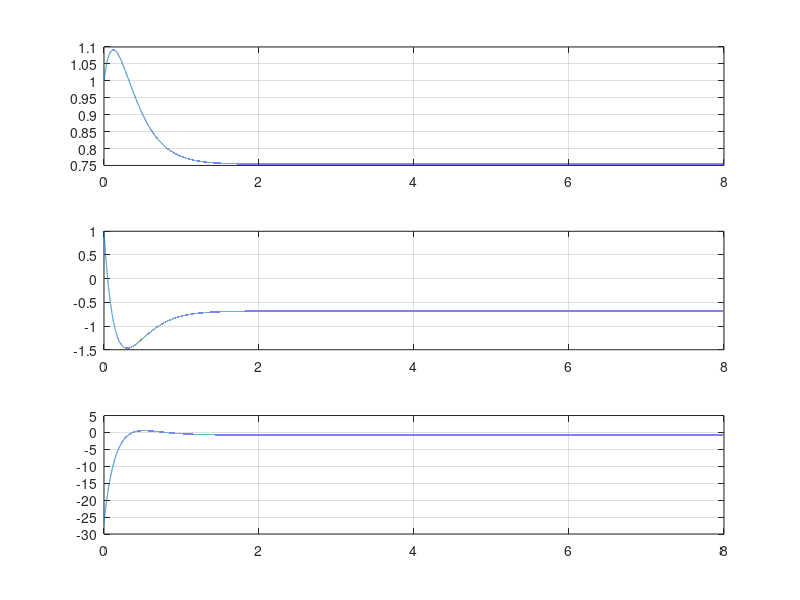

MATLAB code to generate this figure:
% Control backstepping del sistema:
%  x1p = sin(x1) + x2
%  x2p = x1 + u
% Estado de convergencia:   x1ast, x2ast, uast
% Analizar el error en estado estacionario. Se reduce
% a medida que aumenta k1, k2 (positivos) 

clear;
clc;
close all;

k1 = input('k1 > 0: ');
k2 = input('k2 > 0: ');
ti = 0;   dt = 0.0001;   tf = 8;
 x1ast = pi/4;
 x2ast = -sqrt(2)/2;
 uast = -x1ast;
% x1ast = pi/2;
% x2ast = -1;
% uast = -x1ast;
%  x1ast = 0;
% x2ast = 0;
% uast = 0;
x1 = 1;
x2 = 1;
k = 1;
for tt = ti:dt:tf
  xx1(k,1) = x1;
  xx2(k,1) = x2;
  u = uast -x1 -(k1+cos(x1))*(sin(x1)+x2) - k2*(x2-x2ast) - k2*(k1*(x1-x1ast) + sin(x1) - sin(x1ast)); 
  % u = -(cos(x1)+k1*(x1-x1ast))*(sin(x1)+x2) - k2*(x2-x2ast) + k2*(-sin(x1)+sin(x1ast) - k1*(x1-x1ast));
  uu(k,1) = u;
  t(k,1) = tt;
  x1p = sin(x1) + x2;
  x2p = x1 + u;
  x1 = x1 + x1p*dt;
  x2 = x2 + x2p*dt;
  k = k + 1;
end
figure(1);
subplot(3,1,1);   plot(t,xx1);   grid;
subplot(3,1,2);   plot(t,xx2);   grid;
subplot(3,1,3);   plot(t,uu);    grid;
